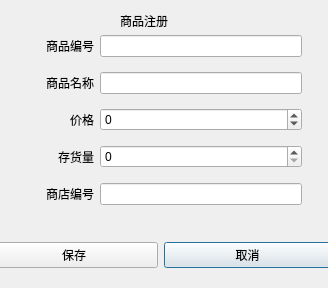
<?xml version="1.0" encoding="UTF-8"?>
<ui version="4.0">
 <class>Dlg_AddStore</class>
 <widget class="QDialog" name="Dlg_AddStore">
  <property name="geometry">
   <rect>
    <x>0</x>
    <y>0</y>
    <width>328</width>
    <height>288</height>
   </rect>
  </property>
  <property name="windowTitle">
   <string>Dialog</string>
  </property>
  <widget class="QWidget" name="widget" native="true">
   <property name="geometry">
    <rect>
     <x>-10</x>
     <y>230</y>
     <width>341</width>
     <height>51</height>
    </rect>
   </property>
   <layout class="QGridLayout" name="gridLayout">
    <item row="0" column="1">
     <widget class="QPushButton" name="quxiao">
      <property name="text">
       <string>取消</string>
      </property>
     </widget>
    </item>
    <item row="0" column="0">
     <widget class="QPushButton" name="baocun">
      <property name="text">
       <string>保存</string>
      </property>
     </widget>
    </item>
   </layout>
  </widget>
  <widget class="QWidget" name="widget_2" native="true">
   <property name="geometry">
    <rect>
     <x>10</x>
     <y>30</y>
     <width>341</width>
     <height>181</height>
    </rect>
   </property>
   <property name="minimumSize">
    <size>
     <width>80</width>
     <height>80</height>
    </size>
   </property>
   <layout class="QGridLayout" name="gridLayout_2">
    <item row="6" column="1">
     <widget class="QLabel" name="la_storeid">
      <property name="minimumSize">
       <size>
        <width>60</width>
        <height>30</height>
       </size>
      </property>
      <property name="text">
       <string>商店编号</string>
      </property>
      <property name="alignment">
       <set>Qt::AlignRight|Qt::AlignTrailing|Qt::AlignVCenter</set>
      </property>
     </widget>
    </item>
    <item row="4" column="1">
     <widget class="QLabel" name="label_4">
      <property name="minimumSize">
       <size>
        <width>60</width>
        <height>30</height>
       </size>
      </property>
      <property name="text">
       <string>存货量</string>
      </property>
      <property name="alignment">
       <set>Qt::AlignRight|Qt::AlignTrailing|Qt::AlignVCenter</set>
      </property>
     </widget>
    </item>
    <item row="0" column="2">
     <widget class="QLineEdit" name="le_id"/>
    </item>
    <item row="1" column="1">
     <widget class="QLabel" name="label_2">
      <property name="minimumSize">
       <size>
        <width>60</width>
        <height>30</height>
       </size>
      </property>
      <property name="text">
       <string>商品名称</string>
      </property>
      <property name="alignment">
       <set>Qt::AlignRight|Qt::AlignTrailing|Qt::AlignVCenter</set>
      </property>
     </widget>
    </item>
    <item row="4" column="2">
     <widget class="QSpinBox" name="remain">
      <property name="maximum">
       <number>3000</number>
      </property>
     </widget>
    </item>
    <item row="0" column="3">
     <spacer name="horizontalSpacer">
      <property name="orientation">
       <enum>Qt::Horizontal</enum>
      </property>
      <property name="sizeType">
       <enum>QSizePolicy::Fixed</enum>
      </property>
      <property name="sizeHint" stdset="0">
       <size>
        <width>49</width>
        <height>20</height>
       </size>
      </property>
     </spacer>
    </item>
    <item row="3" column="1">
     <widget class="QLabel" name="label_3">
      <property name="minimumSize">
       <size>
        <width>60</width>
        <height>30</height>
       </size>
      </property>
      <property name="text">
       <string>价格</string>
      </property>
      <property name="alignment">
       <set>Qt::AlignRight|Qt::AlignTrailing|Qt::AlignVCenter</set>
      </property>
     </widget>
    </item>
    <item row="6" column="2">
     <widget class="QLineEdit" name="le_storeid"/>
    </item>
    <item row="0" column="1">
     <widget class="QLabel" name="label">
      <property name="minimumSize">
       <size>
        <width>30</width>
        <height>30</height>
       </size>
      </property>
      <property name="text">
       <string>商品编号</string>
      </property>
      <property name="alignment">
       <set>Qt::AlignRight|Qt::AlignTrailing|Qt::AlignVCenter</set>
      </property>
     </widget>
    </item>
    <item row="0" column="0">
     <spacer name="horizontalSpacer_2">
      <property name="orientation">
       <enum>Qt::Horizontal</enum>
      </property>
      <property name="sizeType">
       <enum>QSizePolicy::Fixed</enum>
      </property>
      <property name="sizeHint" stdset="0">
       <size>
        <width>24</width>
        <height>20</height>
       </size>
      </property>
     </spacer>
    </item>
    <item row="3" column="2">
     <widget class="QSpinBox" name="price">
      <property name="minimum">
       <number>-100</number>
      </property>
      <property name="maximum">
       <number>3000</number>
      </property>
     </widget>
    </item>
    <item row="1" column="2">
     <widget class="QLineEdit" name="le_name"/>
    </item>
   </layout>
  </widget>
  <widget class="QLabel" name="label_5">
   <property name="geometry">
    <rect>
     <x>120</x>
     <y>10</y>
     <width>201</width>
     <height>21</height>
    </rect>
   </property>
   <property name="text">
    <string>商品注册</string>
   </property>
   <property name="textFormat">
    <enum>Qt::AutoText</enum>
   </property>
  </widget>
 </widget>
 <tabstops>
  <tabstop>quxiao</tabstop>
  <tabstop>le_name</tabstop>
  <tabstop>price</tabstop>
  <tabstop>remain</tabstop>
  <tabstop>le_storeid</tabstop>
  <tabstop>le_id</tabstop>
  <tabstop>baocun</tabstop>
 </tabstops>
 <resources/>
 <connections/>
</ui>
